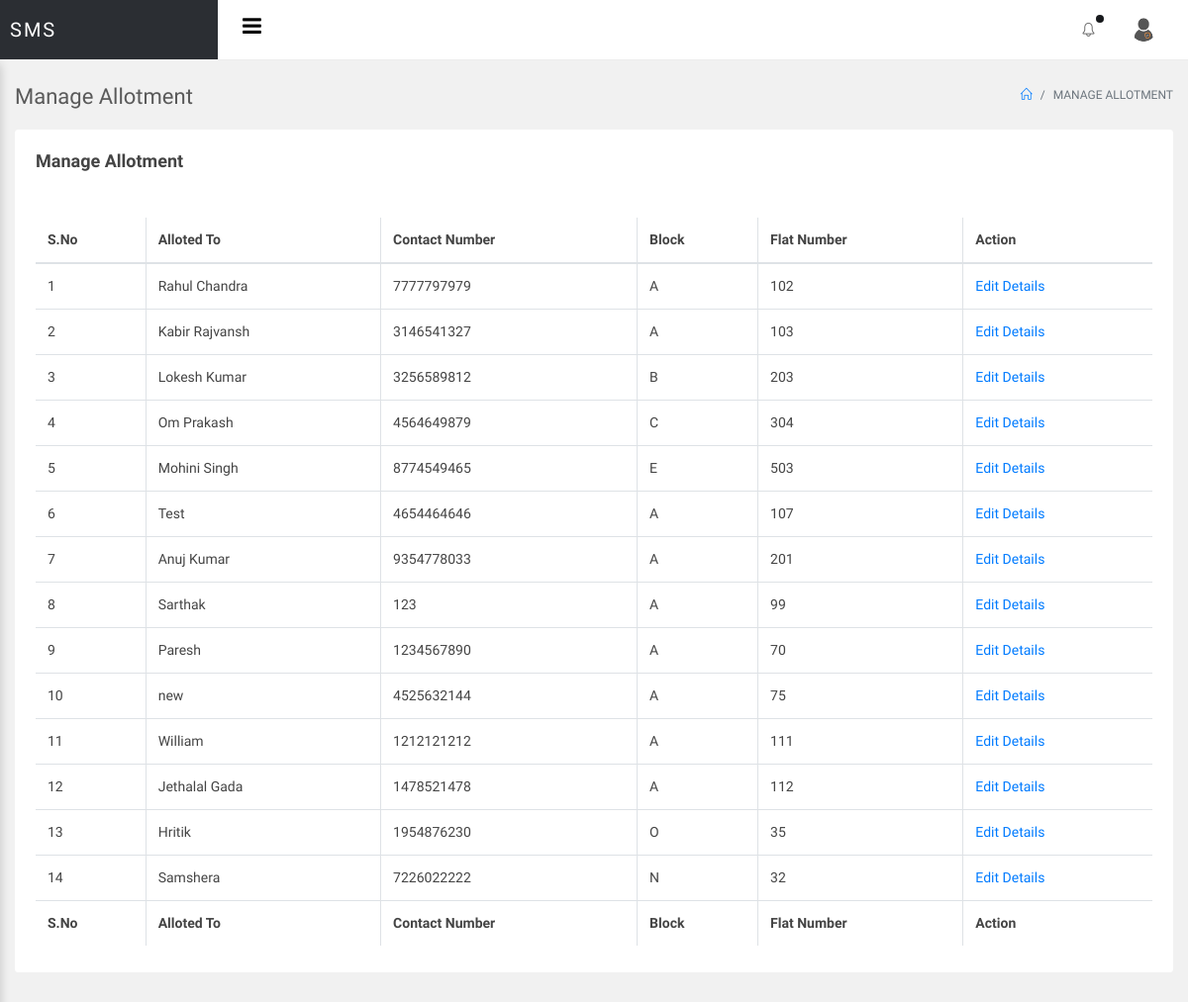
The page /sms/admin/manage-allotment.php (signed in) on the database its author committed.
### tables this page shows
CREATE TABLE `tblallotment` (
  `ID` int(10) NOT NULL,
  `Name` varchar(200) DEFAULT NULL,
  `ContactNumber` bigint(10) DEFAULT NULL,
  `Block` varchar(10) DEFAULT NULL,
  `FlatNum` int(10) DEFAULT NULL,
  `EContactnum` bigint(10) DEFAULT NULL,
  `Noofmember` int(10) DEFAULT NULL,
  `Address` mediumtext DEFAULT NULL,
  `AllotmentDate` timestamp NULL DEFAULT current_timestamp(),
  `Password` int(250) NOT NULL
);

### sms/admin/manage-allotment.php (the view, shortened to what this page needs)
<?php
include('includes/dbconnection.php');
if (strlen($_SESSION['smsaid']==0)) {
  header('location:logout.php');
  } else{
  ?>
<!doctype html>
<html lang="en">
<head>
<link rel="stylesheet" href="../assets/vendor/bootstrap/css/bootstrap.min.css">
<link rel="stylesheet" href="../assets/vendor/animate-css/animate.min.css">
<link rel="stylesheet" href="../assets/vendor/font-awesome/css/font-awesome.min.css">
<link rel="stylesheet" href="../assets/vendor/jquery-datatable/dataTables.bootstrap4.min.css">
<link rel="stylesheet" href="../assets/vendor/jquery-datatable/fixedeader/dataTables.fixedcolumns.bootstrap4.min.css">
<link rel="stylesheet" href="../assets/vendor/jquery-datatable/fixedeader/dataTables.fixedheader.bootstrap4.min.css">
<link rel="stylesheet" href="../assets/vendor/sweetalert/sweetalert.css"/>
<link rel="stylesheet" href="assets/css/main.css">
<link rel="stylesheet" href="assets/css/color_skins.css">
</head>
<body class="theme-blue">
<div id="wrapper">
    <?php include_once('includes/header.php');?>
    <div id="main-content">
        <div class="container-fluid">
            <div class="block-header">
                <div class="row">
                    <div class="col-lg-5 col-md-8 col-sm-12">
                        <h2>Manage Allotment</h2>
                    </div>
                    <div class="col-lg-7 col-md-4 col-sm-12 text-right">
                        <ul class="breadcrumb justify-content-end">
                            <li class="breadcrumb-item"><a href="dashboard.php"><i class="icon-home"></i></a></li>
                            <li class="breadcrumb-item active">Manage Allotment</li>
                        </ul>
                    </div>
                </div>
            </div>
            <div class="row clearfix">
                <div class="col-lg-12">
                    <div class="card">
                        <div class="header">
                            <h2>Manage Allotment</h2>
                        </div>
                        <div class="body">
                            <div class="table-responsive">
                                <table class="table table-bordered table-hover js-basic-example dataTable table-custom">
                                    <thead>
                                        <tr>
                                            <th>S.No</th>
                                            <th>Alloted To</th>
                                            <th>Contact Number</th>
                                            <th>Block</th>
                                            <th>Flat Number</th>
                                            <th>Action</th>
                                        </tr>
                                    </thead>
                                    <tbody>
                                        <?php
$sql="SELECT * from tblallotment";
$query = $dbh -> prepare($sql);
$query->execute();
$results=$query->fetchAll(PDO::FETCH_OBJ);
$cnt=1;
if($query->rowCount() > 0)
{
foreach($results as $row)
{               ?>
                                        <tr>
                  <td><?php echo htmlentities($cnt);?></td>
                  <td><?php  echo htmlentities($row->Name);?></td>
                  <td><?php  echo htmlentities($row->ContactNumber);?></td>
                  <td><?php  echo htmlentities($row->Block);?></td>
                  <td><?php  echo htmlentities($row->FlatNum);?></td>
                  <td> <a href="edit-allotment-detail.php?editid=<?php echo htmlentities ($row->ID);?>">Edit Details</a></td>
                                        </tr>
                                        <?php $cnt=$cnt+1;}} ?>
                                    </tbody>
                                    <tfoot>
                                        <tr>
                                            <th>S.No</th>
                                            <th>Alloted To</th>
                                            <th>Contact Number</th>
                                            <th>Block</th>
                                            <th>Flat Number</th>
                                            <th>Action</th>
                                        </tr>
                                    </tfoot>
                                </table>
                            </div>
                        </div>
                    </div>
                </div>
              </div>
        </div>
    </div>
</div>
</body>
</html>
<?php }  ?>

### rows shown on the page
tblallotment: Name "Rahul Chandra", ContactNumber "7777797979", Block "A", FlatNum "102"
tblallotment: Name "Kabir Rajvansh", ContactNumber "3146541327", Block "A", FlatNum "103"
tblallotment: Name "Lokesh Kumar", ContactNumber "3256589812", Block "B", FlatNum "203"
tblallotment: Name "Om Prakash", ContactNumber "4564649879", Block "C", FlatNum "304"
tblallotment: Name "Mohini Singh", ContactNumber "8774549465", Block "E", FlatNum "503"
tblallotment: Name "Test", ContactNumber "4654464646", Block "A", FlatNum "107"
tblallotment: Name "Anuj Kumar", ContactNumber "9354778033", Block "A", FlatNum "201"
tblallotment: Name "Sarthak", ContactNumber "123", Block "A", FlatNum "99"
tblallotment: Name "Paresh", ContactNumber "1234567890", Block "A", FlatNum "70"
tblallotment: Name "new", ContactNumber "4525632144", Block "A", FlatNum "75"
tblallotment: Name "William", ContactNumber "1212121212", Block "A", FlatNum "111"
tblallotment: Name "Jethalal Gada", ContactNumber "1478521478", Block "A", FlatNum "112"
tblallotment: Name "Hritik", ContactNumber "1954876230", Block "O", FlatNum "35"
tblallotment: Name "Samshera", ContactNumber "7226022222", Block "N", FlatNum "32"
